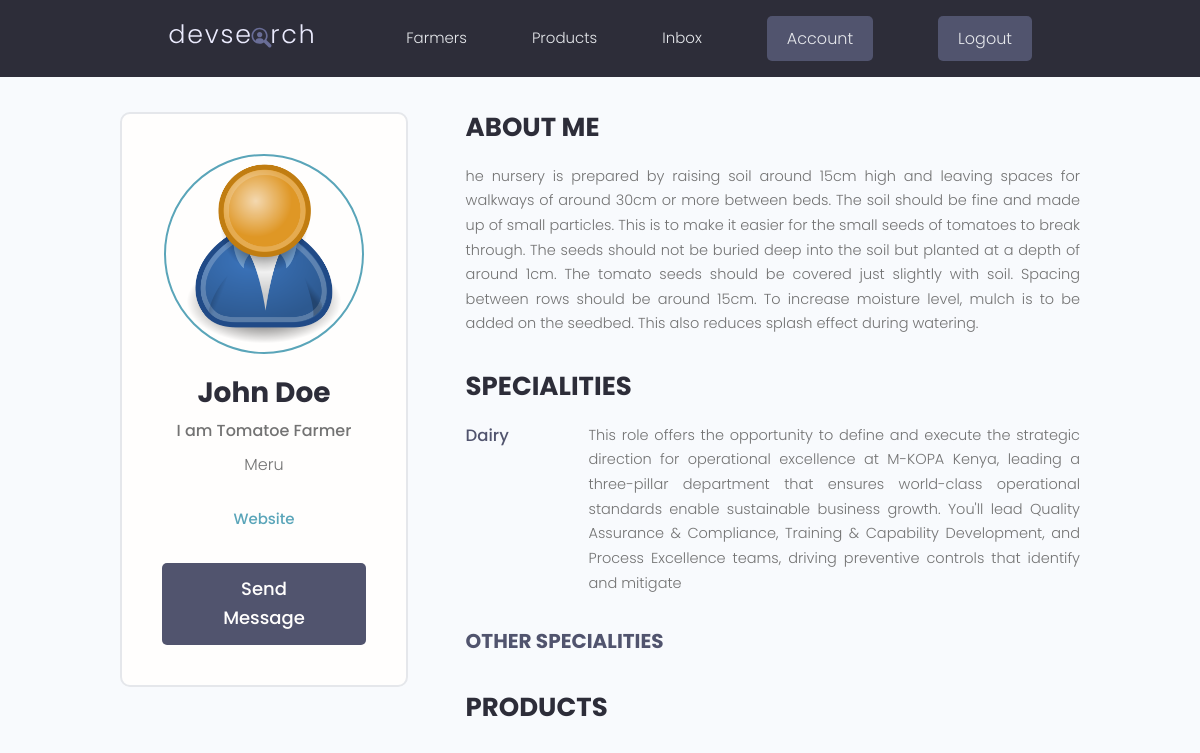
/profile/9da0bb1b-5dfb-46fb-8ce7-0d6160dfd89b/ (signed in), run on the app's committed database.
### users/models.py (models this page shows, shortened)
class Profile(models.Model):
    user = models.OneToOneField(
        User,
        on_delete=models.CASCADE,
        null=True, blank=True
    )
    name = models.CharField(max_length=200, null=True, blank=True)
    email = models.EmailField(max_length=500, null=True, blank=True)
    username = models.CharField(max_length=200, null=True, blank=True)
    short_intro = models.CharField(max_length=200, blank=True, null=True)
    bio = models.TextField(null=True, blank=True)
    profile_image = models.ImageField(
        null=True, blank=True,
        upload_to='profiles/',
        default='profiles/user-default.png'
    )
    county = models.ForeignKey(
        'products.County',    # referencing County from products app
        on_delete=models.SET_NULL,
        null=True, blank=True
    )
    specialities = models.ManyToManyField('Speciality', blank=True)
    phone = models.CharField(max_length=20, null=True, blank=True)
    whatsapp_link = models.CharField(max_length=500, null=True, blank=True)
    website = models.CharField(max_length=500, null=True, blank=True)
    social_twitter = models.CharField(max_length=200, null=True, blank=True)
    youtube = models.CharField(max_length=200, null=True, blank=True)
    created = models.DateTimeField(auto_now_add=True)
    id = models.UUIDField(
        default=uuid.uuid4, unique=True,
        primary_key=True, editable=False
    )

class Speciality(models.Model):
    owner = models.ForeignKey(
        Profile,
        on_delete=models.CASCADE,
        null=True, blank=True
    )
    name = models.CharField(max_length=200, blank=True, null=True)
    description = models.TextField(null=True, blank=True)
    created = models.DateTimeField(auto_now_add=True)
    id = models.UUIDField(
        default=uuid.uuid4, unique=True,
        primary_key=True, editable=False
    )

### products/models.py (models this page shows)
class County(models.Model):
    name = models.CharField(max_length=200)  # e.g. Nairobi, Mombasa, Nakuru
    created = models.DateTimeField(auto_now_add=True)
    id = models.UUIDField(default=uuid.uuid4, unique=True,
                          primary_key=True, editable=False)
    def __str__(self):
        return self.name
    class Meta:
        verbose_name_plural = 'Counties'

### users/views.py (the view)
# urls.py: path('profile/<str:pk>/', views.user_Profile, name='user_profile'),
def user_Profile(request, pk):
    profile = Profile.objects.get(id=pk)
    topSpeciality = Speciality.objects.filter(owner=profile).exclude(description__isnull=True).exclude(description__exact="")
    otherSpeciality = Speciality.objects.filter(owner=profile, description__isnull=True) | Speciality.objects.filter(owner=profile, description="")
    context = {'profile': profile,
               'topSpeciality': topSpeciality,
               'otherSpeciality': otherSpeciality}
    return render(request, 'users/user-profile.html', context)

### users/templates/users/user-profile.html (shortened to what this page needs)
{% extends 'main.html' %}
{% block content %}
  <main class="profile my-md">
    <div class="container">
      <div class="layout">
        <div class="column column--1of3">
          <div class="card text-center">
            <div class="card__body dev">
              <img class="avatar avatar--xl" src="{{ profile.profile_image.url }}" />
              <h2 class="dev__name">{{profile.name}}</h2>
              <p class="dev__title">{{profile.short_intro}}</p>
              <p class="dev__location">{{profile.county}}</p>
              <ul class="dev__social">
                {% if profile.website %}
                    <li><a href="{{ profile.website }}">Website</a></li>
                {% endif %}
              </ul>
              <a href="#" class="btn btn--sub btn--lg">Send Message </a>
            </div>
          </div>
        </div>
        <div class="column column--2of3">
          <div class="devInfo">
            <h3 class="devInfo__title">About Me</h3>
            <p class="devInfo__about">{{profile.bio}}</p>
          </div>
          <div class="devInfo">
            <h3 class="devInfo__title">Specialities</h3>
            <div class="devInfo__skills">
              {% for speciality in topSpeciality %}
              <div class="devSkill">
                <h4 class="devSkill__title">{{speciality.name}}</h4>
                <p class="devSkill__info">{{speciality.description}}
                </p>
              </div>
              {% endfor %}
              <h3 class="devInfo__subtitle">Other Specialities</h3>
            </div>
          </div>
          <div class="devInfo">
            <h3 class="devInfo__title">Products</h3>
          </div>
        </div>
      </div>
    </div>
  </main>
{% endblock content %}

### static/styles/app.css (style rules this page uses)
:root { --color-sub: #2d2d39; }
.btn--sub { background-color: var(--color-sub-light); }
.card { border: 2px solid var(--color-light); }
img { width: 100%; }
.profile .card > .dev { padding: 4rem; }
.dev__name { color: var(--color-sub); font-size: 2.8rem; font-weight: 700; margin-top: 1rem; margin-bottom: 0.5rem; }
.dev__title { font-size: 1.6rem; font-weight: 500; line-height: 1.3; }
.dev__location { margin-top: 1rem; }
.dev__social { margin: 3rem 0; list-style: none; display: flex; justify-content: center; gap: 1.5rem; }
.devInfo { margin-bottom: 3rem; }
.devInfo__title, .devInfo__subtitle { font-size: 2.6rem; color: var(--color-sub); text-transform: uppercase; font-weight: 700; margin-bottom: 1.5rem; }
.devInfo__subtitle { font-size: 2rem; color: var(--color-sub-light); }
.devInfo__about, .devSkill__info { font-size: 1.45rem; line-height: 1.7; text-align: justify; }
.devSkill { margin-bottom: 3rem; }
.devSkill__title { font-size: 1.65rem; font-weight: 500; color: var(--color-sub-light); }
@media screen and (min-width: 700px) { .devSkill { display: flex; justify-content: space-between; gap: 3rem; } }
@media screen and (min-width: 700px) { .devSkill__info { flex-basis: 80%; } }

### static/uikit/styles/modules/_variables.css (style rules this page uses)
:root { --color-main: #5aa5b9; --color-main-light: #e6faff; --color-sub: #3f4156; --color-sub-light: #51546e; --color-sub-lighter: #ededfd; --color-text: #737373; --color-gray: #8b8b8b; --color-light: #e5e7eb; --color-light-gray: #767676; --color-bg: #f8fafd; --color-white: #fffefd; --color-white-light: #f3f3f3; --color-success: #359e64; --color-success-bg: #def8e8; --color-error: #fc4b0b; --color-error-bg: #fff2ee; --font-base: 'Poppins', arial, helvetica, 'Segoe UI', roboto, ubuntu, sans-serif; --font-monospace: 'Fira Code', 'Courier New', courier, monospace; --font-regular: 300; --font-medium: 500; --font-bold: 700; --generic-shadow: 1px 1px 5px #00000010; --generic-transition: all 0.3s ease-in-out; }

### static/uikit/styles/modules/_base.css (style rules this page uses)
* { margin: 0; padding: 0; box-sizing: border-box; text-rendering: optimizeLegibility; color: inherit; font-size: inherit; }
html { font-size: 50%; }
@media only screen and (min-width: 480px) { html { font-size: 56.25%; } }
@media only screen and (min-width: 1200px) { html { font-size: 62.5%; } }
body { line-height: 1.6; font-weight: 400; font-size: 1.5rem; color: var(--color-text); background-color: var(--color-bg); min-height: 100vh; }

### static/uikit/styles/modules/_typography.css (style rules this page uses)
* { font-family: var(--font-base); }
h2 { font-size: 3.6rem; font-weight: var(--font-bold); }
h3 { font-size: 3.2rem; font-weight: var(--font-medium); }
h4 { font-size: 2.8rem; font-weight: var(--font-medium); }
p, span, strong { font-size: 1.6rem; color: var(--color-text); font-weight: var(--font-regular); }
a { padding-bottom: 2px; text-decoration: none; display: inline-block; color: var(--color-main); font-weight: var(--font-medium); }

### static/uikit/styles/modules/_utilities.css (style rules this page uses)
.container { width: 92%; max-width: 165rem; margin: 0 auto; box-sizing: border-box; }
@media screen and (min-width: 1000px) { .container { width: 90%; } }
@media screen and (min-width: 1200px) { .container { width: 80%; } }
.text-center { text-align: center; }
.my-md { margin: 3rem auto; }

### static/uikit/styles/modules/_avatar.css (style rules this page uses)
.avatar { border-radius: 50%; border: 2px solid var(--color-main); object-fit: cover; }
.avatar--xl { height: 20rem; width: 20rem; }

### static/uikit/styles/modules/_button.css (style rules this page uses)
.btn { display: inline-block; position: relative; cursor: pointer; background-color: var(--color-light); font-weight: var(--font-medium); color: var(--color-sub); text-decoration: none; padding: 1rem 2rem; border-radius: 0.5rem; border: none; width: -webkit-fit-content; width: -moz-fit-content; width: fit-content; height: -webkit-fit-content; height: -moz-fit-content; height: fit-content; font-size: 1.6rem; outline-width: 0; outline-color: transparent; -webkit-backface-visibility: hidden; backface-visibility: hidden; transition: all 0.3s ease-in-out; }
.btn--sub { background-color: var(--color-sub); color: var(--color-white); }
.btn--lg { font-size: 1.8rem; padding: 1.2rem 4.5rem; }

### static/uikit/styles/modules/_card.css (style rules this page uses)
.card { border-radius: 1rem; background-color: var(--color-white); border: 1.5px solid var(--color-light); width: auto; height: auto; margin-top: 0.5rem; margin-bottom: 0.5rem; overflow: hidden; }
.card__body, .card__header { padding: 2rem 2.5rem; }

### static/uikit/styles/modules/_layout.css (style rules this page uses)
.layout { display: flex; flex-flow: row wrap; justify-content: space-between; }
.layout > .column { margin-bottom: 3rem; }
.layout > .column.column--1of3 { flex-basis: 30%; }
.layout > .column.column--2of3 { flex-basis: 64%; }

### data on the page
Profile: profile_image (placeholder picture), name "John Doe", short_intro "I am Tomatoe Farmer", county "Meru", bio "he nursery is prepared by raising soil around 15cm high and leaving spaces for walkways of around 30cm or more between beds. The soil should be fine and made up of small particles. This is to make it easier for the small seeds of tomatoes to break through. The seeds should not be buried deep into the soil but planted at a depth of around 1cm. The tomato seeds should be covered just slightly with soil. Spacing between rows should be around 15cm. To increase moisture level, mulch is to be added on the seedbed. This also reduces splash effect during watering."
Speciality: name "Dairy", description "This role offers the opportunity to define and execute the strategic direction for operational excellence at M-KOPA Kenya, leading a three-pillar department that ensures world-class operational standards enable sustainable business growth. You'll lead Quality Assurance & Compliance, Training & Capability Development, and Process Excellence teams, driving preventive controls that identify and mitigate"
